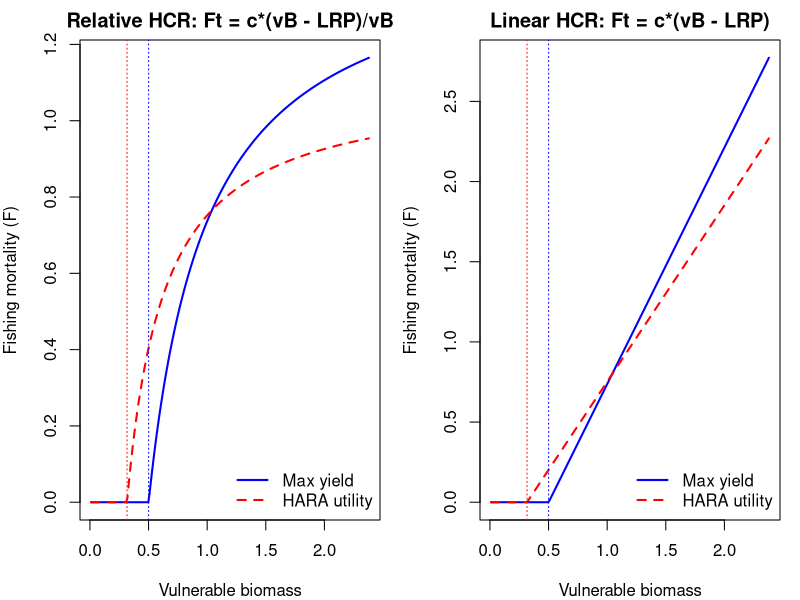
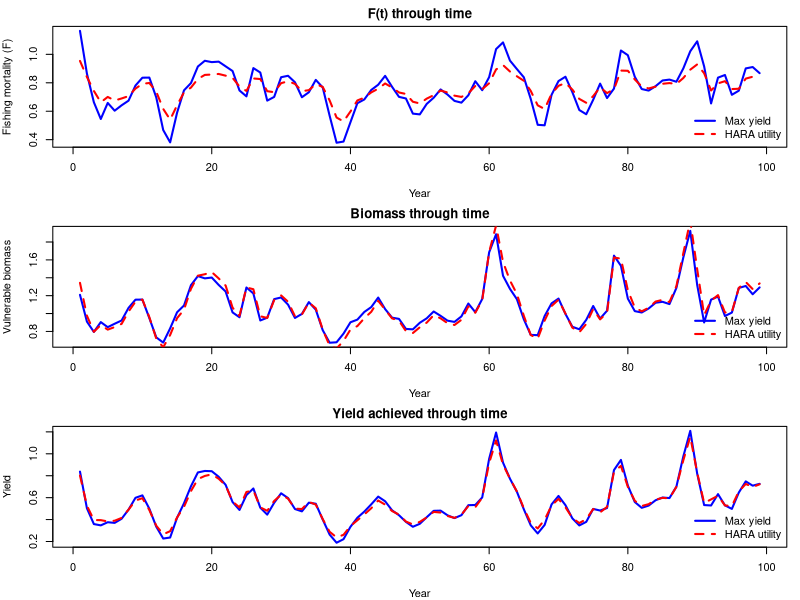
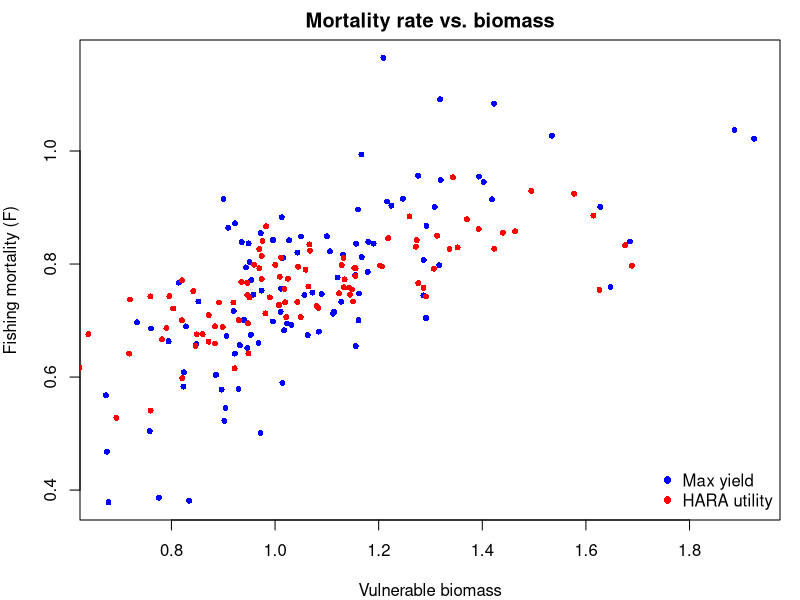

Generate these figures, in order, with R:
# life history inputs
vul <- c(0.05, 0.174, 0.571, 0.899, 1.000, 0.6)
wa <- c(0.05, 0.104, 0.145, 0.186, 0.212, 0.253)
mat <- c(0.05, 0.20, 0.82, 0.99, 1.00, 1.00)
M <- 0.4
n_ages <- length(mat)

# survivorship
lo <- numeric(n_ages)
lo[1] <- 1
for (i in 2:n_ages) lo[i] <- lo[i - 1] * exp(-M)
lo[n_ages] <- lo[n_ages - 1] / (1 - exp(-M))

# recruitment params
Ro <- 10
recK <- 5
sbro <- sum(lo * mat * wa)
ln_alpha <- log(recK / sbro)
br <- (ln_alpha + log(sbro)) / (Ro * sbro)
ninit <- Ro * lo

# simulation settings
n_years <- 100
sdr <- 0.6
set.seed(199)
wt <- rnorm(n_years - 1, 0, sdr)

# objective function using Ft = cslope * (vb - lrp)/vb
get_yield_hcr <- function(par, wt, upow) {
  lrp <- par[1]
  cslope <- par[2]

  log_n <- matrix(-Inf, nrow = n_years, ncol = n_ages)
  log_n[1, ] <- log(ninit)
  ssb <- yield <- vul_bio <- numeric(n_years)
  ssb[1] <- sum(exp(log_n[1, ]) * mat * wa)
  vul_bio[1] <- sum(exp(log_n[1, ]) * wa * vul)

  for (t in 2:n_years) {
    Ft <- max(0, cslope * (vul_bio[t - 1] - lrp) / vul_bio[t - 1])
    Zt <- Ft * vul + M
    log_n[t, 1] <- ln_alpha + log(ssb[t - 1]) - br * ssb[t - 1] + wt[t - 1]
    for (a in 2:n_ages) {
      log_n[t, a] <- log_n[t - 1, a - 1] - Zt[a - 1]
    }
    log_n[t, n_ages] <- log(
      exp(log_n[t, n_ages]) +
        exp(log_n[t - 1, n_ages]) * exp(-Zt[n_ages])
    )
    ssb[t] <- sum(exp(log_n[t, ]) * mat * wa)
    vul_bio[t] <- sum(exp(log_n[t, ]) * wa * vul)
    yield[t] <- sum(exp(log_n[t, ]) * wa * Ft * vul / Zt * (1 - exp(-Zt)))
  }
  -mean((yield[-1])^upow)
}

# thinking abou hyperbolic absolute risk aversion (HARA)
# https://en.wikipedia.org/wiki/Hyperbolic_absolute_risk_aversion
get_upow <- function(certainty, high, low = 0, p = 0.5) {
  log(p) / log(certainty / high)
}

# Example: prefers 20 fish for sure vs. 0/200 gamble at 50-50 odds
get_upow(20, 50)

# upow = 1 (max yield objective)
# upow --> 0 stronger risk aversion and approximates log(catches)

opt_yield <- optim(c(2, 0.05), get_yield_hcr,
  wt = wt, upow = 1 # max yield
)

# optimize for upow = 0.6 risk-averse (HARA utility)
opt_hara <- optim(c(2, 0.05), get_yield_hcr,
                  wt = wt, upow = 0.6
)

# extract parameters
lrp_yield <- opt_yield$par[1]
cslope_yield <- opt_yield$par[2]
lrp_hara <- opt_hara$par[1]
cslope_hara <- opt_hara$par[2]

# Create biomass values
xvals <- seq(0.01, sum(ninit * wa * vul), length.out = 200)

# Relative HCRs (your rule)
F_yield <- ifelse(xvals > lrp_yield,
                  cslope_yield * (xvals - lrp_yield) / xvals, 0
)
F_hara <- ifelse(xvals > lrp_hara,
                 cslope_hara * (xvals - lrp_hara) / xvals, 0
)

# linear HCRs
F_yield_lin <- ifelse(xvals > lrp_yield,
                      cslope_yield * (xvals - lrp_yield), 0
)
F_hara_lin <- ifelse(xvals > lrp_hara,
                     cslope_hara * (xvals - lrp_hara), 0
)

# plot
par(mfrow = c(1, 2), mar = c(4, 4, 2, 1))

# Panel 1: Relative (space we optimized in)
plot(xvals, F_yield,
     type = "l", lwd = 2, col = "blue",
     xlab = "Vulnerable biomass", ylab = "Fishing mortality (F)",
     main = "Relative HCR: Ft = c*(vB - LRP)/vB", 
     ylim = c(0, max(F_yield, F_hara))
)
lines(xvals, F_hara, col = "red", lwd = 2, lty = 2)
abline(v = lrp_yield, col = "blue", lty = 3)
abline(v = lrp_hara, col = "red", lty = 3)
legend("bottomright",
       legend = c("Max yield", "HARA utility"),
       col = c("blue", "red"), lty = c(1, 2), lwd = 2, bty = "n"
)

# Panel 2: Linear (space stakeholders and managers want to see)
plot(xvals, F_yield_lin,
     type = "l", lwd = 2, col = "blue",
     xlab = "Vulnerable biomass", ylab = "Fishing mortality (F)",
     main = "Linear HCR: Ft = c*(vB - LRP)", 
     ylim = c(0, max(F_yield_lin, F_hara_lin))
)
lines(xvals, F_hara_lin, col = "red", lwd = 2, lty = 2)
abline(v = lrp_yield, col = "blue", lty = 3)
abline(v = lrp_hara, col = "red", lty = 3)
legend("bottomright",
       legend = c("Max yield", "HARA utility"),
       col = c("blue", "red"), lty = c(1, 2), lwd = 2, bty = "n"
)

# simulate dynamics
simulate_dynamics <- function(lrp, cslope, wt) {
  log_n <- matrix(-Inf, nrow = n_years, ncol = n_ages)
  log_n[1, ] <- log(ninit)
  ssb <- yield <- vul_bio <- F_out <- numeric(n_years)
  ssb[1] <- sum(exp(log_n[1, ]) * mat * wa)
  vul_bio[1] <- sum(exp(log_n[1, ]) * wa * vul)
  for (t in 2:n_years) {
    Ft <- max(0, cslope * (vul_bio[t - 1] - lrp) / vul_bio[t - 1])
    Zt <- Ft * vul + M
    F_out[t] <- Ft
    log_n[t, 1] <- ln_alpha + log(ssb[t - 1]) - br * ssb[t - 1] + wt[t - 1]
    for (a in 2:n_ages) {
      log_n[t, a] <- log_n[t - 1, a - 1] - Zt[a - 1]
    }
    log_n[t, n_ages] <- log(
      exp(log_n[t, n_ages]) +
        exp(log_n[t - 1, n_ages]) * exp(-Zt[n_ages])
    )
    ssb[t] <- sum(exp(log_n[t, ]) * mat * wa)
    vul_bio[t] <- sum(exp(log_n[t, ]) * wa * vul)
    yield[t] <- sum(exp(log_n[t, ]) * wa * Ft * vul / Zt * (1 - exp(-Zt)))
  }
  list(vul_bio = vul_bio, yield = yield, F = F_out)
}

# simulate under each rule
dyn_yield <- simulate_dynamics(lrp_yield, cslope_yield, wt)
dyn_hara  <- simulate_dynamics(lrp_hara, cslope_hara, wt)

# plot biomass, yield, and fishing mortality
par(mfrow = c(3, 1), mar = c(4, 4, 2, 1))

# 1. Fishing mortality
plot(dyn_yield$F[-1], type = "l", col = "blue", lwd = 2,
     ylab = "Fishing mortality (F)", xlab = "Year", main = "F(t) through time")
lines(dyn_hara$F[-1], col = "red", lwd = 2, lty = 2)
legend("bottomright", legend = c("Max yield", "HARA utility"),
       col = c("blue", "red"), lty = c(1, 2), lwd = 2, bty = "n")

# 2. Vulnerable biomass
plot(dyn_yield$vul_bio[-1], type = "l", col = "blue", lwd = 2,
     ylab = "Vulnerable biomass", xlab = "Year", main = "Biomass through time")
lines(dyn_hara$vul_bio[-1], col = "red", lwd = 2, lty = 2)
legend("bottomright", legend = c("Max yield", "HARA utility"),
       col = c("blue", "red"), lty = c(1, 2), lwd = 2, bty = "n")

# 3. Yield
plot(dyn_yield$yield[-1], type = "l", col = "blue", lwd = 2,
     ylab = "Yield", xlab = "Year", main = "Yield achieved through time")
lines(dyn_hara$yield[-1], col = "red", lwd = 2, lty = 2)
legend("bottomright", legend = c("Max yield", "HARA utility"),
       col = c("blue", "red"), lty = c(1, 2), lwd = 2, bty = "n")

# plot F(t) vs. vulnerable biomass
par(mfrow=c(1,1))
plot(dyn_yield$vul_bio[-1], dyn_yield$F[-1], col = "blue", pch = 16,
     xlab = "Vulnerable biomass", ylab = "Fishing mortality (F)",
     main = "Mortality rate vs. biomass", cex = 0.8)
points(dyn_hara$vul_bio[-1], dyn_hara$F[-1], col = "red", pch = 16, cex = 0.8)
legend("bottomright", legend = c("Max yield", "HARA utility"),
       col = c("blue", "red"), pch = 16, bty = "n")

#----------------------------
# Some stuff worth discussing  
# Dynamic programming solutions from 1975-1990s show these general findings
# Parama, Walters, Hilborn, more Walters, etc.
# Gives you a means to manage a dynamic fishery via a feedback policy
# Which policy is more sustainable? 
# Could you do this with more complex objective functions? yes, but...
# A point about overcapitalization and the so-called precautionary approach